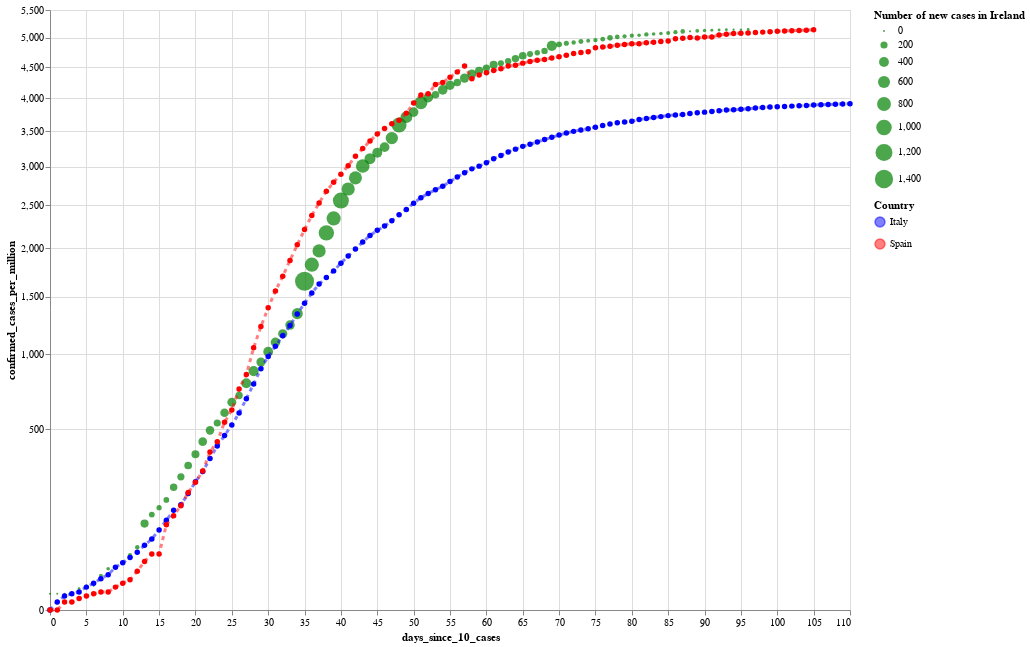

Source (notebook cell):
### Code cell
#hide_input

alt.layer(cases_per_million_ie_plot, cases_per_million_it_plot, cases_per_million_es_plot).properties(
    width=800, height=600
).resolve_scale(
    color='independent',
    shape='independent'
)
